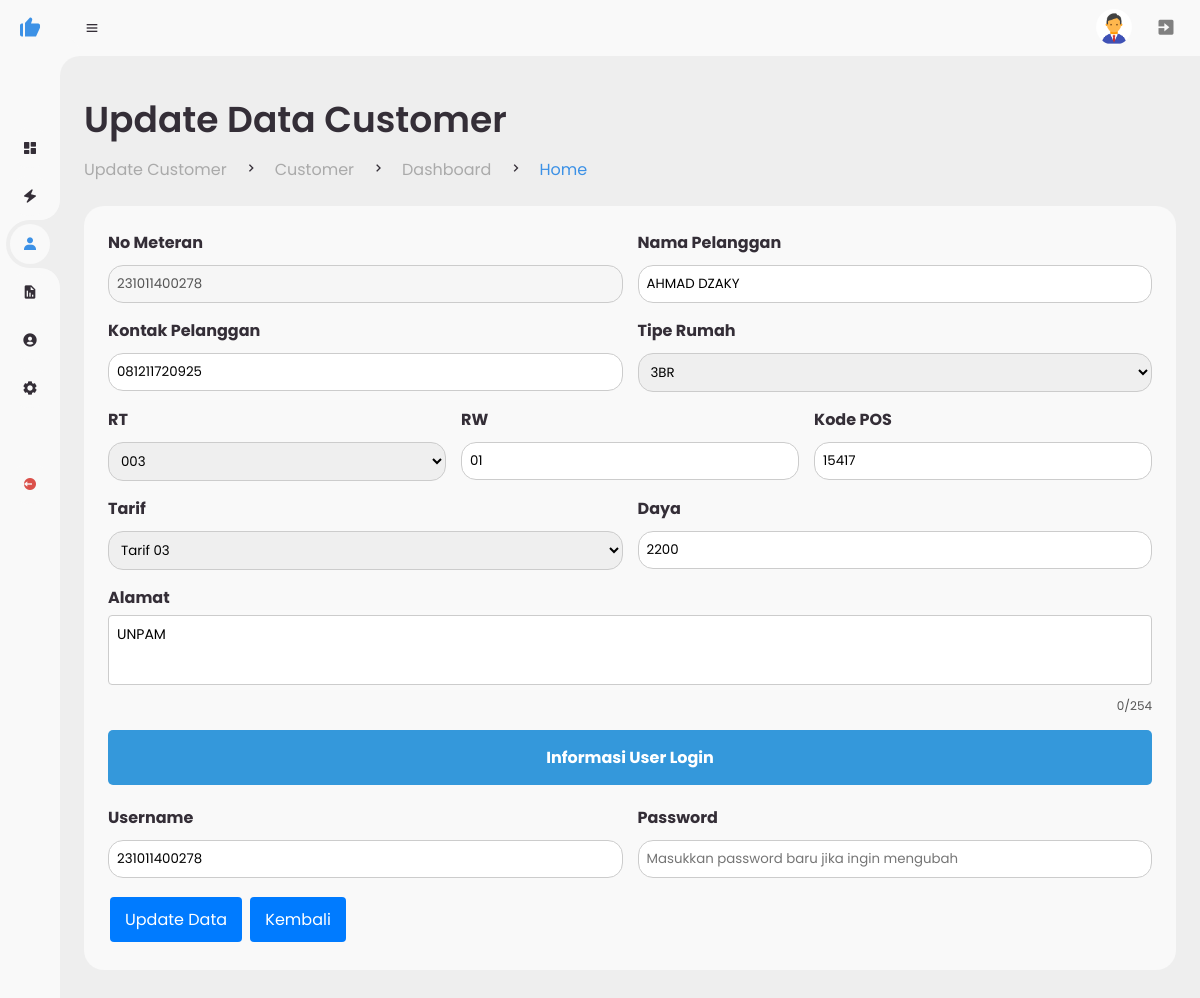
The app's page /administrator-menu/updatecustomer.php?no_meteran=231011400278 (signed in) with its own data.
### tables this page shows
CREATE TABLE `users` (
  `id` int NOT NULL,
  `fullname` varchar(200) NOT NULL,
  `username` varchar(200) NOT NULL,
  `email` varchar(200) NOT NULL,
  `password` varchar(200) NOT NULL,
  `confirm_password` varchar(200) DEFAULT NULL,
  `status` enum('Active','Restric') NOT NULL,
  `create_on` date DEFAULT NULL,
  `profile_picture` varchar(200) NOT NULL DEFAULT 'profile/default.png',
  `role` enum('Administrator') NOT NULL,
  `about` varchar(254) DEFAULT NULL,
  `last_login` datetime DEFAULT NULL,
  `last_ip` varchar(45) DEFAULT NULL
);

CREATE TABLE `customer` (
  `id` int NOT NULL,
  `no_meteran` bigint NOT NULL,
  `nama_pelanggan` varchar(100) NOT NULL,
  `kontak_pelanggan` varchar(15) NOT NULL,
  `tipe_rumah` enum('1BR','2BR','3BR','4BR') NOT NULL,
  `rukun_tetangga` varchar(3) NOT NULL,
  `rukun_warga` varchar(3) NOT NULL,
  `kode_pos` varchar(5) NOT NULL,
  `alamat` varchar(100) NOT NULL,
  `id_tarif` int DEFAULT NULL,
  `daya` int DEFAULT NULL,
  `created_by` varchar(15) NOT NULL
);

CREATE TABLE `tarif_daya` (
  `id_tarif` int NOT NULL,
  `nama_tarif` varchar(50) DEFAULT NULL,
  `daya` int DEFAULT NULL,
  `rupiah` int NOT NULL
);

CREATE TABLE `user_account` (
  `id` int NOT NULL,
  `no_meteran` bigint NOT NULL,
  `nama_pelanggan` varchar(100) NOT NULL,
  `username` varchar(50) NOT NULL,
  `password` varchar(64) NOT NULL,
  `confirm_password` varchar(64) NOT NULL
);

### administrator-menu/updatecustomer.php (the view, shortened to what this page needs)
<?php
include "../connection.php";
if (isset($_GET['no_meteran'])) {
    $noMeteran = $_GET['no_meteran'];
    $query = "SELECT * FROM customer WHERE no_meteran = ?";
    $stmt = $connection->prepare($query);
    $stmt->bind_param("s", $noMeteran);
    $stmt->execute();
    $result = $stmt->get_result();
    if ($result->num_rows > 0) {
        $customer = $result->fetch_assoc();
    } else {
        echo "Data pelanggan tidak ditemukan.";
        exit();
    }
} else {
    echo "No meteran tidak tersedia.";
    exit();
}
$userId = $_SESSION['user_id'];
$query = "SELECT id, fullname, username, email, role, create_on, profile_picture, about, status FROM users WHERE id = ?";
$stmt = $connection->prepare($query);
$stmt->bind_param("i", $userId);
$stmt->execute();
$result = $stmt->get_result();
$user_data = $result->fetch_assoc();
$queryUserAccount = "SELECT username FROM user_account WHERE no_meteran = ?";
$stmtUserAccount = $connection->prepare($queryUserAccount);
$stmtUserAccount->bind_param("s", $noMeteran);
$stmtUserAccount->execute();
$resultUserAccount = $stmtUserAccount->get_result();
if ($resultUserAccount->num_rows > 0) {
    $userAccountData = $resultUserAccount->fetch_assoc();
    $usernameAccount = $userAccountData['username'];
} else {
    $usernameAccount = '';
}
?>
<!DOCTYPE html>
<html lang="en">
<head>
	<link href='https://unpkg.com/boxicons@2.0.9/css/boxicons.min.css' rel='stylesheet'>
	<link href="https://cdn.jsdelivr.net/npm/sweetalert2@11.6.0/dist/sweetalert2.min.css" rel="stylesheet">
	<link rel="stylesheet" href="style.css">
	<link rel="stylesheet" href="style/style.css">
    <link rel="stylesheet" href="style/bootstap.css">
</head>
<body>
	<section id="sidebar" class="hide">
		<a href="index.php" class="brand btn" onclick="showLoadingAndRedirect(event, 'index.php')">
			<i class='bx bxs-like'></i>
		</a>
		<ul class="side-menu top">
			<li>
				<a href="index.php" class="btn" onclick="showLoadingAndRedirect(event, 'index.php')">
					<i class='bx bxs-dashboard' ></i>
				</a>
			</li>
			<li>
				<a href="belitoken.php" class="btn" onclick="showLoadingAndRedirect(event, 'belitoken.php')">
					<i class='bx bxs-zap' ></i>
				</a>
			</li>
			<li class="active">
				<a href="customer.php" class="btn" onclick="showLoadingAndRedirect(event, 'customer.php')">
					<i class='bx bxs-user' ></i>
				</a>
			</li>
			<li>
				<a href="report.php" class="btn" onclick="showLoadingAndRedirect(event, 'report.php')">
					<i class='bx bxs-report'></i>
				</a>
			</li>
			<li>
				<a href="administrator.php" class="btn" onclick="showLoadingAndRedirect(event, 'administrator.php')">
					<i class='bx bxs-user-circle'></i>
				</a>
			</li>
			<li>
				<a href="settings.php" class="btn" onclick="showLoadingAndRedirect(event, 'settings.php')">
					<i class='bx bxs-cog' ></i>
				</a>
			</li>
		</ul>
		<ul class="side-menu">
			<li>
				<a href="logout.php" class="logout btn" onclick="showLoadingAndRedirect(event, 'logout.php')">
					<i class='bx bxs-log-out-circle' ></i>
				</a>
			</li>
		</ul>
	</section>
	<section id="content">
		<nav>
			<i class='bx bx-menu' ></i>
			<a href="settings.php" class="profile btn" onclick="showLoadingAndRedirect(event, 'settings.php')">
				<img src="<?php echo htmlspecialchars($user_data['profile_picture']); ?>" alt="Profile Image">
			</a>
			<a href="logout.php" class="notification">
				<i class='bx bxs-exit' style="color: gray; transition: color 0.3s ease;" onmouseover="this.style.color='red'" onmouseout="this.style.color='gray'"></i>
			</a>
		</nav>
		<main>
			<div class="head-title">
				<div class="left">
					<h1>Update Data Customer</h1>
					<ul class="breadcrumb">
						<li><a href="#">Update Customer</a></li>
						<li><i class='bx bx-chevron-right'></i></li>
						<li><a class="text-decoration-none" href="customer.php">Customer</a></li>
						<li><i class='bx bx-chevron-right'></i></li>
						<li><a class="text-decoration-none" href="index.php">Dashboard</a></li>
						<li><i class='bx bx-chevron-right'></i></li>
						<li><a class="active" href="index.php">Home</a></li>
					</ul>
				</div>
			</div>
			<div class="table-data">
				<div class="order">
					<form method="POST" action="">
						<div class="form-row">
							<div class="form-group col-md-6">
								<label for="inputno_meteran">No Meteran</label>
								<input type="text" class="form-control" id="inputno_meteran" name="no_meteran" value="<?= !empty($customer['no_meteran']) ? htmlspecialchars($customer['no_meteran']) : ''; ?>" maxlength="12" disabled>
							</div>
							<div class="form-group col-md-6">
								<label for="inputnama_pelanggan">Nama Pelanggan</label>
								<input type="text" class="form-control" id="inputnama_pelanggan" name="nama_pelanggan" value="<?= !empty($customer['nama_pelanggan']) ? htmlspecialchars($customer['nama_pelanggan']) : ''; ?>" oninput="this.value = this.value.toUpperCase();">
							</div>
						</div>
						<div class="form-row">
							<div class="form-group col-md-6">
								<label for="inputKontak">Kontak Pelanggan</label>
								<input type="text" class="form-control" id="inputKontak" name="kontak_pelanggan" value="<?= !empty($customer['kontak_pelanggan']) ? htmlspecialchars($customer['kontak_pelanggan']) : ''; ?>">
							</div>
							<div class="form-group col-md-6">
								<label for="inputtipe_rumah">Tipe Rumah</label>
								<select name="tipe_rumah" class="form-control" id="inputtipe_rumah">
									<?php
									$query_tipe_rumah = "SELECT id, tipe_rumah FROM hunian";
									$result_tipe_rumah = $connection->query($query_tipe_rumah);
									if ($result_tipe_rumah->num_rows > 0) {
										while ($row = $result_tipe_rumah->fetch_assoc()) {
											$selected = ($row['tipe_rumah'] == $customer['tipe_rumah']) ? 'selected' : '';
											echo "<option value='" . $row['tipe_rumah'] . "' $selected>" . $row['tipe_rumah'] . "</option>";
										}
									} else {
										echo "<option value='' disabled>Tidak ada data</option>";
									}
									?>
								</select>
							</div>
						</div>
						<div class="form-row">
							<div class="form-group col-md-6">
								<label for="inputrt">RT</label>
								<select name="rukun_tetangga" class="form-control" id="inputrt">
									<?php
									$query_rukun_tetangga = "SELECT id, rukun_tetangga FROM rukun_masyarakat";
									$result_rukun_tetangga = $connection->query($query_rukun_tetangga);
									if ($result_rukun_tetangga->num_rows > 0) {
										while ($row = $result_rukun_tetangga->fetch_assoc()) {
											$selected = ($row['id'] == $customer['rukun_tetangga']) ? 'selected' : '';
											echo "<option value='" . $row['id'] . "' $selected>" . $row['rukun_tetangga'] . "</option>";
										}
									} else {
										echo "<option value='' disabled>Tidak ada data</option>";
									}
									?>
								</select>
							</div>
							<div class="form-group col-md-6">
								<label for="inputrw">RW</label>
								<input type="text" class="form-control" id="inputrw" name="rukun_warga" value="01" readonly>
							</div>
							<div class="form-group col-md-6">
								<label for="inputkode_pos">Kode POS</label>
								<input type="text" class="form-control" id="inputkode_pos" name="kode_pos" value="15417" readonly>
							</div>
						</div>
						<div class="form-row">
							<div class="form-group col-md-6">
								<label for="inputtarif_daya">Tarif</label>
								<select class="form-control" id="inputtarif_daya" name="id_tarif">
									<option value="<?= !empty($customer['id_tarif']) ? $customer['id_tarif'] : ''; ?>">
										<?php
										if (isset($customer['id_tarif'])) {
											$id_tarif = $customer['id_tarif'];
											$query = "SELECT nama_tarif FROM tarif_daya WHERE id_tarif = '$id_tarif'";
											$result_tarif = mysqli_query($connection, $query);
											if ($result_tarif && $result_tarif->num_rows > 0) {
												$tarif_data = $result_tarif->fetch_assoc();
												echo $tarif_data['nama_tarif'];
											} else {
												echo 'Pilih tarif';
											}
										} else {
											echo 'Pilih tarif';
										}
										?>
									</option>
								</select>
							</div>
							<div class="form-group col-md-6">
								<label for="inputDaya">Daya</label>
								<input type="text" class="form-control" id="inputDaya" name="daya" value="<?= !empty($customer['daya']) ? $customer['daya'] : ''; ?>" readonly>
							</div>
						</div>
						<div class="form-group">
							<label for="customTextarea">Alamat</label>
							<textarea id="customTextarea" name="alamat" rows="3" class="custom-textarea" maxlength="254"><?= !empty($customer['alamat']) ? htmlspecialchars($customer['alamat']) : ''; ?></textarea>
							<small id="charCount">0/254</small>
						</div>
						<div class="warning">
							<p>Informasi User Login</p>
						</div>
						<div class="form-row">
							<div class="form-group col-md-6">
								<label for="inputusername_account">Username</label>
								<input type="text" class="form-control" id="inputusername_account" name="username_account" value="<?= htmlspecialchars($usernameAccount); ?>" maxlength="12" readonly>
							</div>
							<div class="form-group col-md-6">
								<label for="inputpassword_account">Password</label>
								<input type="password" class="form-control" id="inputpassword_account" name="password_account" placeholder="Masukkan password baru jika ingin mengubah">
							</div>
						</div>
						<button type="submit" class="btn btn-primary" onclick="confirmUpdate()">Update Data</button>
						<button type="button" class="btn btn-primary" onclick="window.location.href='customer.php'">Kembali</button>
					</form>
				</div>
			</div>
		</main>
	</section>
</body>
</html>

### administrator-menu/style.css (style rules this page uses)
* { margin: 0; padding: 0; box-sizing: border-box; }
a { text-decoration: none; }
li { list-style: none; }
:root { --poppins: "Poppins", sans-serif; --lato: "Lato", sans-serif; --light: #f9f9f9; --blue: #3c91e6; --light-blue: #cfe8ff; --grey: #eee; --dark-grey: #aaaaaa; --dark: #342e37; --red: #db504a; --yellow: #ffce26; --light-yellow: #fff2c6; --orange: #fd7238; --light-orange: #ffe0d3; }
html { overflow-x: hidden; }
body { background: var(--grey); overflow-x: hidden; }
#sidebar { position: fixed; top: 0; left: 0; width: 280px; height: 100%; background: var(--light); z-index: 2000; font-family: var(--lato); transition: 0.3s ease; overflow-x: hidden; scrollbar-width: none; }
#sidebar.hide { width: 60px; }
#sidebar .brand { font-size: 24px; font-weight: 700; height: 56px; display: flex; align-items: center; color: var(--blue); position: sticky; top: 0; left: 0; background: var(--light); z-index: 500; padding-bottom: 20px; box-sizing: content-box; }
#sidebar .brand .bx { min-width: 60px; display: flex; justify-content: center; }
#sidebar .side-menu { width: 100%; margin-top: 48px; }
#sidebar .side-menu li { height: 48px; background: transparent; margin-left: 6px; border-radius: 48px 0 0 48px; padding: 4px; }
#sidebar .side-menu li.active { background: var(--grey); position: relative; }
#sidebar .side-menu li.active::before { content: ""; position: absolute; width: 40px; height: 40px; border-radius: 50%; top: -40px; right: 0; box-shadow: 20px 20px 0 var(--grey); z-index: -1; }
#sidebar .side-menu li.active::after { content: ""; position: absolute; width: 40px; height: 40px; border-radius: 50%; bottom: -40px; right: 0; box-shadow: 20px -20px 0 var(--grey); z-index: -1; }
#sidebar .side-menu li a { width: 100%; height: 100%; background: var(--light); display: flex; align-items: center; border-radius: 48px; font-size: 16px; color: var(--dark); white-space: nowrap; overflow-x: hidden; }
#sidebar .side-menu.top li.active a { color: var(--blue); }
#sidebar.hide .side-menu li a { width: calc(48px - (4px * 2)); transition: width 0.3s ease; }
#sidebar .side-menu li a.logout { color: var(--red); }
#sidebar .side-menu li a .bx { min-width: calc(60px - ((4px + 6px) * 2)); display: flex; justify-content: center; }
#content { position: relative; width: calc(100% - 280px); left: 280px; transition: 0.3s ease; }
#sidebar.hide ~ #content { width: calc(100% - 60px); left: 60px; }
#content nav { height: 56px; background: var(--light); padding: 0 24px; display: flex; align-items: center; grid-gap: 24px; font-family: var(--lato); position: sticky; top: 0; left: 0; z-index: 1000; }
#content nav::before { content: ""; position: absolute; width: 40px; height: 40px; bottom: -40px; left: 0; border-radius: 50%; box-shadow: -20px -20px 0 var(--light); }
#content nav a { color: var(--dark); }
#content nav .bx.bx-menu { cursor: pointer; color: var(--dark); }
#content nav .notification { font-size: 20px; position: relative; }
#content nav .profile img { width: 36px; height: 36px; object-fit: cover; border-radius: 50%; cursor: pointer; }
#content main { width: 100%; padding: 36px 24px; font-family: var(--poppins); max-height: calc(100vh - 56px); overflow-y: auto; }
#content main .head-title { display: flex; align-items: center; justify-content: space-between; grid-gap: 16px; flex-wrap: wrap; }
#content main .head-title .left h1 { font-size: 36px; font-weight: 600; margin-bottom: 10px; color: var(--dark); }
#content main .head-title .left .breadcrumb { display: flex; align-items: center; grid-gap: 16px; }
#content main .head-title .left .breadcrumb li { color: var(--dark); }
#content main .head-title .left .breadcrumb li a { color: var(--dark-grey); pointer-events: none; }
#content main .head-title .left .breadcrumb li a.active { color: var(--blue); pointer-events: unset; }
#content main .table-data { display: flex; flex-wrap: wrap; grid-gap: 24px; margin-top: 24px; width: 100%; color: var(--dark); }
#content main .table-data > div { border-radius: 20px; background: var(--light); padding: 24px; overflow-x: auto; }
#content main .table-data .order { flex-grow: 1; flex-basis: 500px; }
.warning { background-color: #3498db; color: white; padding: 15px; text-align: center; border-radius: 5px; margin-bottom: 20px; font-weight: bold; font-size: 16px; }
.warning p { margin: 0; }

### records on screen
users: profile_picture (placeholder picture)
customer: no_meteran "231011400278", nama_pelanggan "AHMAD DZAKY", kontak_pelanggan "081211720925", id_tarif "Tarif 03", daya "2200", alamat "UNPAM"
user_account: username_account "231011400278"

### other values on screen
form field tipe_rumah "3BR"
form field rukun_tetangga "003"
